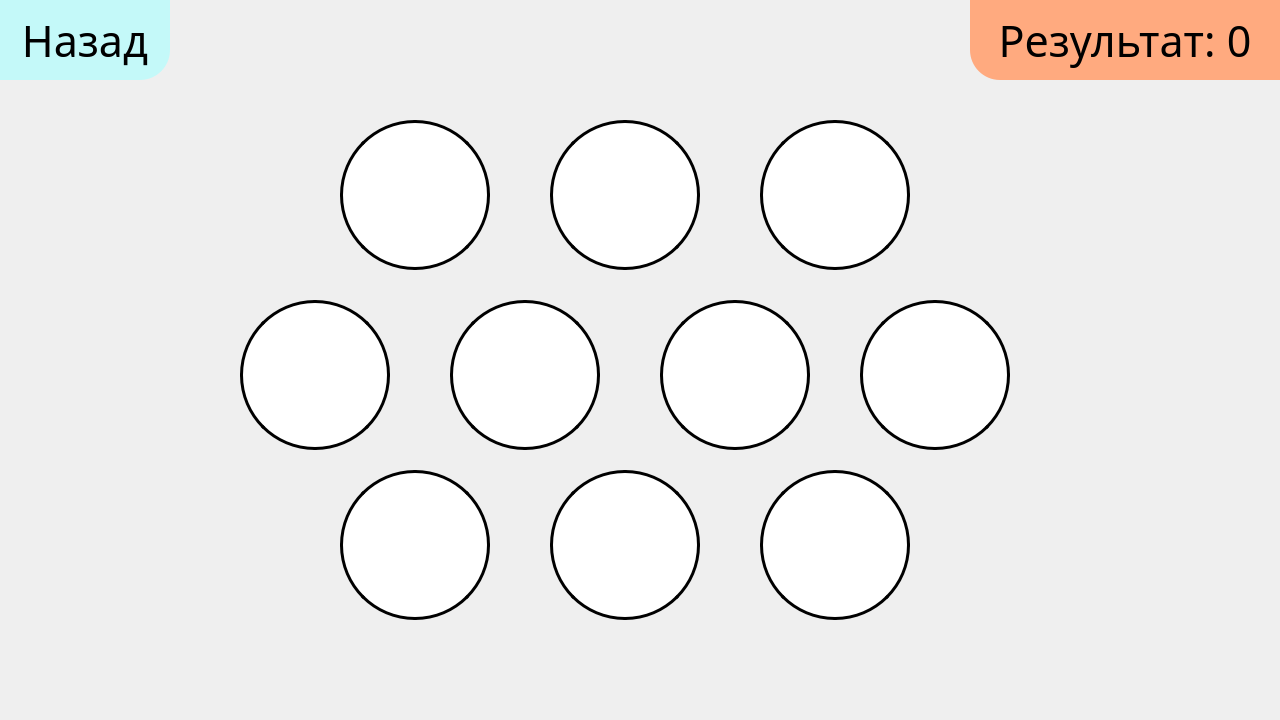
<?xml version="1.0" encoding="UTF-8"?>
<ui version="4.0">
 <class>MainWindow</class>
 <widget class="QMainWindow" name="MainWindow">
  <property name="geometry">
   <rect>
    <x>0</x>
    <y>0</y>
    <width>1280</width>
    <height>720</height>
   </rect>
  </property>
  <property name="windowTitle">
   <string>MainWindow</string>
  </property>
  <widget class="QWidget" name="centralwidget">
   <widget class="QLabel" name="rnd_0">
    <property name="geometry">
     <rect>
      <x>340</x>
      <y>120</y>
      <width>150</width>
      <height>150</height>
     </rect>
    </property>
    <property name="styleSheet">
     <string notr="true">background-color: rgb(255, 255, 255);
border: 3px solid black;
border-radius: 75px;</string>
    </property>
    <property name="text">
     <string/>
    </property>
   </widget>
   <widget class="QLabel" name="rnd_1">
    <property name="geometry">
     <rect>
      <x>550</x>
      <y>120</y>
      <width>150</width>
      <height>150</height>
     </rect>
    </property>
    <property name="styleSheet">
     <string notr="true">background-color: rgb(255, 255, 255);
border: 3px solid black;
border-radius: 75px;</string>
    </property>
    <property name="text">
     <string/>
    </property>
   </widget>
   <widget class="QLabel" name="rnd_2">
    <property name="geometry">
     <rect>
      <x>760</x>
      <y>120</y>
      <width>150</width>
      <height>150</height>
     </rect>
    </property>
    <property name="styleSheet">
     <string notr="true">background-color: rgb(255, 255, 255);
border: 3px solid black;
border-radius: 75px;</string>
    </property>
    <property name="text">
     <string/>
    </property>
   </widget>
   <widget class="QLabel" name="rnd_5">
    <property name="geometry">
     <rect>
      <x>660</x>
      <y>300</y>
      <width>150</width>
      <height>150</height>
     </rect>
    </property>
    <property name="styleSheet">
     <string notr="true">background-color: rgb(255, 255, 255);
border: 3px solid black;
border-radius: 75px;</string>
    </property>
    <property name="text">
     <string/>
    </property>
   </widget>
   <widget class="QLabel" name="rnd_3">
    <property name="geometry">
     <rect>
      <x>240</x>
      <y>300</y>
      <width>150</width>
      <height>150</height>
     </rect>
    </property>
    <property name="styleSheet">
     <string notr="true">background-color: rgb(255, 255, 255);
border: 3px solid black;
border-radius: 75px;</string>
    </property>
    <property name="text">
     <string/>
    </property>
   </widget>
   <widget class="QLabel" name="rnd_4">
    <property name="geometry">
     <rect>
      <x>450</x>
      <y>300</y>
      <width>150</width>
      <height>150</height>
     </rect>
    </property>
    <property name="styleSheet">
     <string notr="true">background-color: rgb(255, 255, 255);
border: 3px solid black;
border-radius: 75px;</string>
    </property>
    <property name="text">
     <string/>
    </property>
   </widget>
   <widget class="QLabel" name="rnd_9">
    <property name="geometry">
     <rect>
      <x>760</x>
      <y>470</y>
      <width>150</width>
      <height>150</height>
     </rect>
    </property>
    <property name="styleSheet">
     <string notr="true">background-color: rgb(255, 255, 255);
border: 3px solid black;
border-radius: 75px;</string>
    </property>
    <property name="text">
     <string/>
    </property>
   </widget>
   <widget class="QLabel" name="rnd_7">
    <property name="geometry">
     <rect>
      <x>340</x>
      <y>470</y>
      <width>150</width>
      <height>150</height>
     </rect>
    </property>
    <property name="styleSheet">
     <string notr="true">background-color: rgb(255, 255, 255);
border: 3px solid black;
border-radius: 75px;</string>
    </property>
    <property name="text">
     <string/>
    </property>
   </widget>
   <widget class="QLabel" name="rnd_8">
    <property name="geometry">
     <rect>
      <x>550</x>
      <y>470</y>
      <width>150</width>
      <height>150</height>
     </rect>
    </property>
    <property name="styleSheet">
     <string notr="true">background-color: rgb(255, 255, 255);
border: 3px solid black;
border-radius: 75px;</string>
    </property>
    <property name="text">
     <string/>
    </property>
   </widget>
   <widget class="QLabel" name="rnd_6">
    <property name="geometry">
     <rect>
      <x>860</x>
      <y>300</y>
      <width>150</width>
      <height>150</height>
     </rect>
    </property>
    <property name="styleSheet">
     <string notr="true">background-color: rgb(255, 255, 255);
border: 3px solid black;
border-radius: 75px;</string>
    </property>
    <property name="text">
     <string/>
    </property>
   </widget>
   <widget class="QLabel" name="result">
    <property name="geometry">
     <rect>
      <x>970</x>
      <y>0</y>
      <width>310</width>
      <height>80</height>
     </rect>
    </property>
    <property name="font">
     <font>
      <family>Upheaval Pro</family>
      <pointsize>32</pointsize>
     </font>
    </property>
    <property name="layoutDirection">
     <enum>Qt::LeftToRight</enum>
    </property>
    <property name="styleSheet">
     <string notr="true">background-color: rgb(255, 170, 127);
border-bottom-left-radius: 30px;</string>
    </property>
    <property name="text">
     <string>Результат: 0</string>
    </property>
    <property name="alignment">
     <set>Qt::AlignCenter</set>
    </property>
   </widget>
   <widget class="QPushButton" name="btn_back">
    <property name="geometry">
     <rect>
      <x>0</x>
      <y>0</y>
      <width>170</width>
      <height>80</height>
     </rect>
    </property>
    <property name="font">
     <font>
      <family>Upheaval Pro</family>
      <pointsize>32</pointsize>
     </font>
    </property>
    <property name="styleSheet">
     <string notr="true">background-color: rgb(170, 255, 255, 160);
border-bottom-right-radius: 30px</string>
    </property>
    <property name="text">
     <string>Назад</string>
    </property>
   </widget>
   <widget class="QLabel" name="background">
    <property name="geometry">
     <rect>
      <x>0</x>
      <y>0</y>
      <width>1280</width>
      <height>720</height>
     </rect>
    </property>
    <property name="text">
     <string/>
    </property>
    <property name="pixmap">
     <pixmap>../Yandex Lyceum/background_for_menu.png</pixmap>
    </property>
   </widget>
   <zorder>background</zorder>
   <zorder>rnd_0</zorder>
   <zorder>rnd_1</zorder>
   <zorder>rnd_2</zorder>
   <zorder>rnd_5</zorder>
   <zorder>rnd_3</zorder>
   <zorder>rnd_4</zorder>
   <zorder>rnd_9</zorder>
   <zorder>rnd_7</zorder>
   <zorder>rnd_8</zorder>
   <zorder>rnd_6</zorder>
   <zorder>result</zorder>
   <zorder>btn_back</zorder>
  </widget>
 </widget>
 <resources/>
 <connections/>
</ui>
